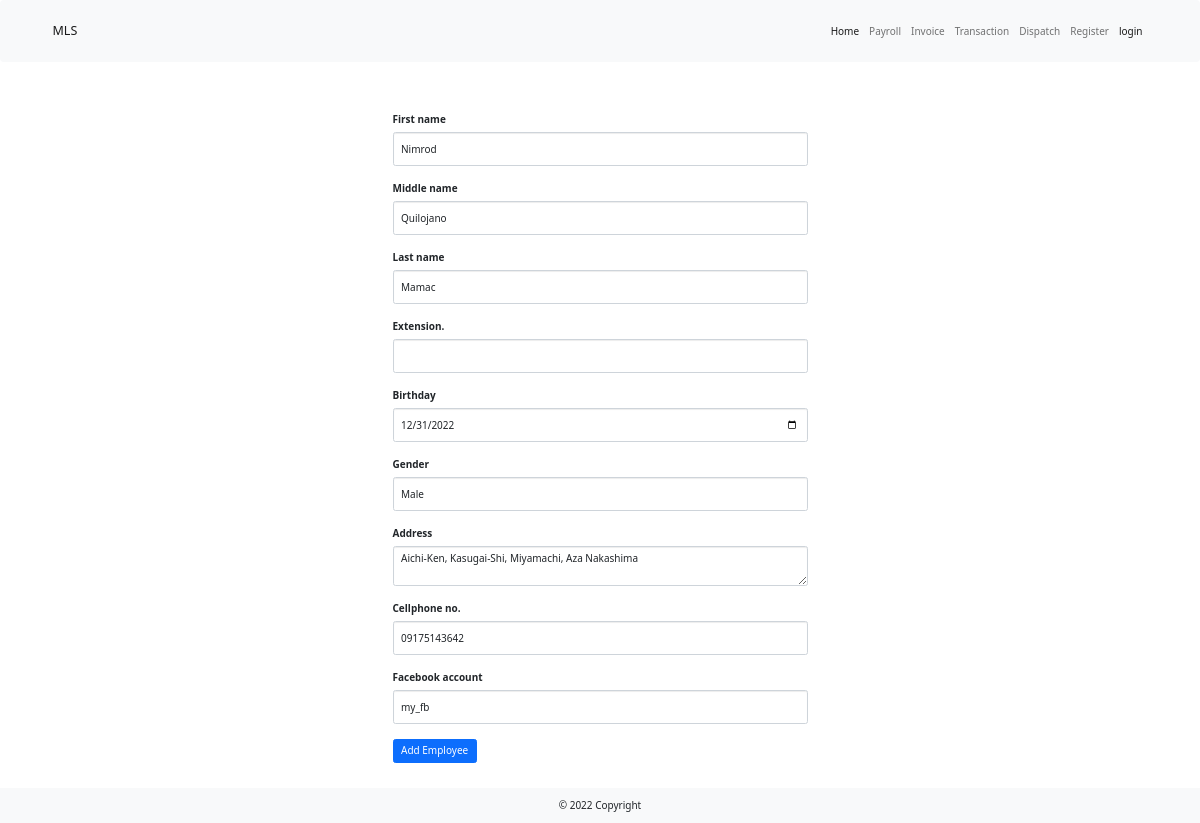
The page /employee_edit/1 on the database as committed earlier.
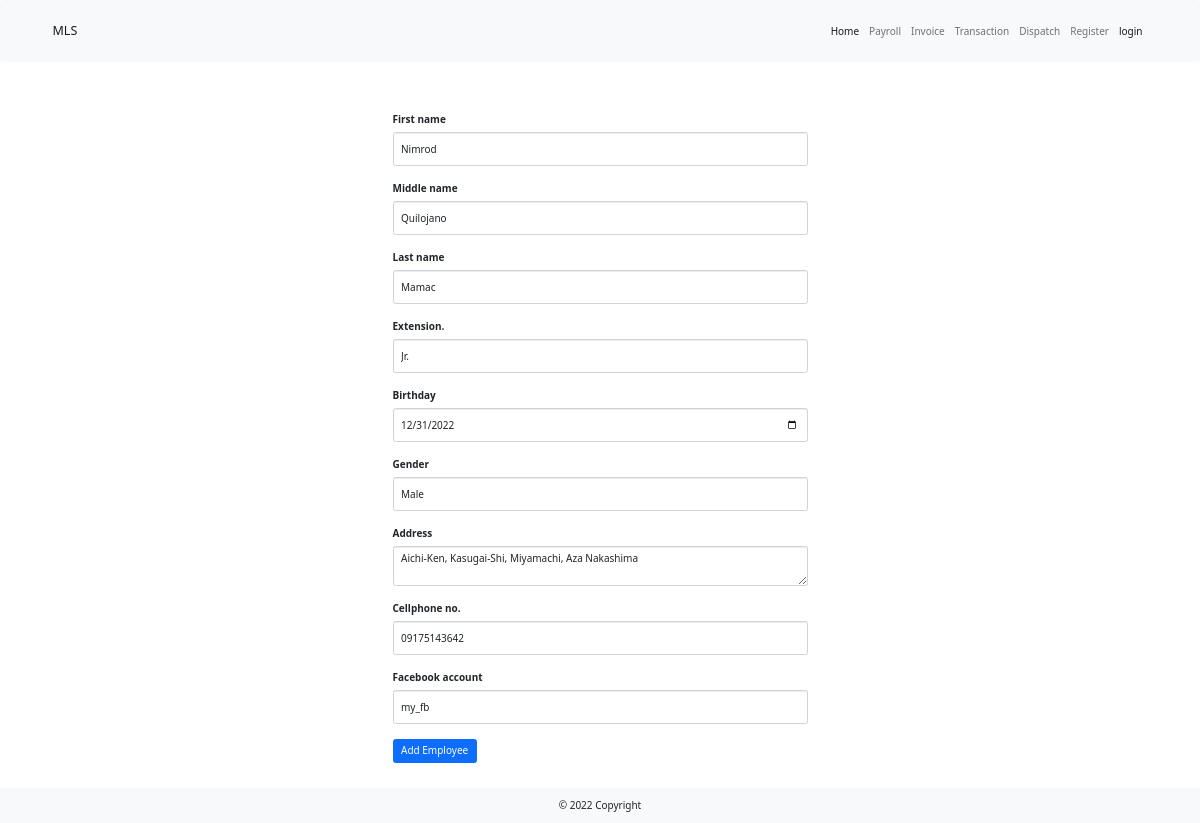
The same page on the database as committed later.
### main.py (models this page shows)
class EmployeeProfileTable(UserMixin, db.Model):
    __tablename__ = "employee"
    id = db.Column(db.Integer, primary_key=True, unique=True)
    first_name = db.Column(db.String(100), nullable=False)
    middle_name = db.Column(db.String(100), nullable=False)
    last_name = db.Column(db.String(100), nullable=False)
    extn_name = db.Column(db.String(100), nullable=False)
    full_name = db.Column(db.String(100), nullable=False)
    birthday = db.Column(db.String(100), nullable=False)
    gender = db.Column(db.String(100), nullable=False)
    contact_no = db.Column(db.String(100), nullable=False)
    facebook = db.Column(db.String(100))
    address = db.Column(db.String(100))
    employee_id = db.Column(db.String(100))
    date_hired = db.Column(db.String(100))
    date_resigned = db.Column(db.String(100))
    employment_status = db.Column(db.String(100))
    position = db.Column(db.String(100))
    rank = db.Column(db.String(100))
    sss_no = db.Column(db.String(100))
    philhealth_no = db.Column(db.String(100))
    pag_ibig_no = db.Column(db.String(100))
    sss_prem = db.Column(db.Float(precision=2))
    philhealth_prem = db.Column(db.Float(precision=2))
    pag_ibig_prem = db.Column(db.Float(precision=2))
    cash_adv = db.Column(db.Float(precision=2))
    ca_date = db.Column(db.String(100))
    ca_deduction = db.Column(db.Float(precision=2))
    ca_remaining = db.Column(db.Float(precision=2))
    basic = db.Column(db.Float(precision=2))
    allowance1 = db.Column(db.Float(precision=2))
    allowance2 = db.Column(db.Float(precision=2))
    allowance3 = db.Column(db.Float(precision=2))
    encoded_on = db.Column(db.String(100))
    encoded_by = db.Column(db.String(100))

### main.py (the view, shortened to what this page needs)
@app.route("/employee_edit/<int:employee_index>", methods=["Get", "Post"])
def employee_edit(employee_index):
    employee_to_edit = EmployeeProfileTable.query.get(employee_index)
    edit_form = EmployeeEntryForm(
        first_name=employee_to_edit.first_name,
        middle_name=employee_to_edit.middle_name,
        last_name=employee_to_edit.last_name,
        extn_name=employee_to_edit.extn_name,
        birthday=datetime.strptime(employee_to_edit.birthday, "%Y-%m-%d-%a"),
        gender=employee_to_edit.gender,
        address=employee_to_edit.address,
        contact_no=employee_to_edit.contact_no,
        facebook=employee_to_edit.facebook
    )
    return render_template("employees_input.html", form=edit_form)

### _forms.py
class EmployeeEntryForm(FlaskForm):
    first_name = StringField("First name", validators=[InputRequired()])
    middle_name = StringField("Middle name", validators=[InputRequired()])
    last_name = StringField("Last name", validators=[InputRequired()])
    extn_name = SelectField("Extension.", choices=["", "Jr.", "Sr.", "I", "II", "III", "IV", "V"])
    birthday = DateField("Birthday", validators=[InputRequired()])
    gender = StringField("Gender", validators=[InputRequired()])
    address = TextAreaField("Address", validators=[InputRequired()])
    contact_no = StringField("Cellphone no.", validators=[InputRequired()])
    facebook = StringField("Facebook account", validators=[InputRequired()])
    submit = SubmitField("Add Employee")

### templates/employees_input.html (shortened to what this page needs)
{% extends 'bootstrap/base.html' %}
{% import "bootstrap/wtf.html" as wtf %}
{% block content%}
    {% include '_header.html' %}
    <div class="container mb-5">
        <div class="row justify-content-center">
            <div class="col col-lg-5 col-md-8 px-5 g-5 m-5">
                {{ wtf.quick_form(form, novalidate=True, button_map={"submit": "primary"}) }}
            </div>
        </div>
    </div>
 {% include '_footer.html' %}
{% endblock%}

Rows that differ between the two databases and show on the page:
changed EmployeeProfileTable "Nimrod": extn_name (not shown) → "Jr."
